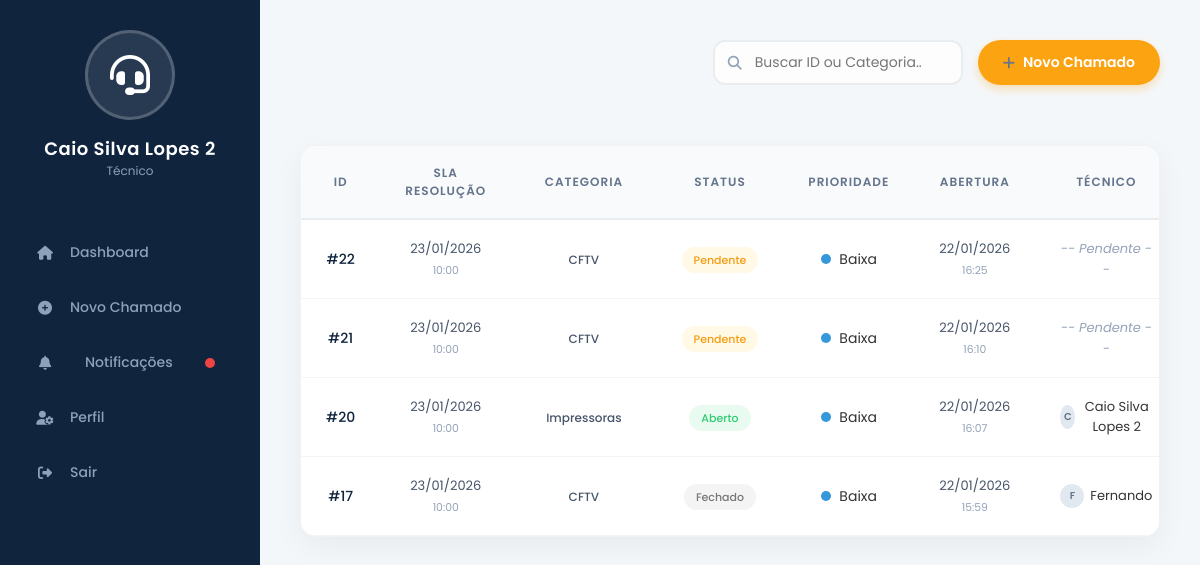
The page /meus-chamados/ (signed in) on the database its author committed.
### users/models.py (models this page shows, shortened)
class Account(AbstractUser):
    enterprise = models.ForeignKey(
        Enterprise,
        on_delete=models.PROTECT,
        related_name='accounts',
        verbose_name='Empresa',
        null=True,
        blank=True
    )
    IS_TECH_CHOICES = (
        (False, 'Usuário'),
        (True, 'Técnico'),
    )
    is_technician = models.BooleanField(
        default=False,
        verbose_name="É técnico?",
        choices=IS_TECH_CHOICES
    )
    display_name = models.CharField(max_length=200, verbose_name="Nome Completo", blank=True)
    email_confirmed = models.BooleanField(default=False, verbose_name="Email Confirmado")

### tickets/models.py (models this page shows, shortened)
class Tickets (models.Model):
    STATUS_CHOICES = [
        ('SEM', 'Sem atendimento'),
        ('ABE', 'Aberto'),
        ('FEC', 'Fechado'),
    ]
    PRIORITY_CHOICES =[
        ('DEF','desconhecido'),
        ('BAX','Baixa'),
        ('MED','Média'),
        ('ALT','Alta'),
        ('URG','Urgente'),
        ]
    id = models.AutoField(primary_key=True)
    category = models.ForeignKey(Category, on_delete=models.PROTECT,related_name='Categoria')
    opened_by=models.ForeignKey(settings.AUTH_USER_MODEL, on_delete=models.PROTECT,related_name='tickets_opened')
    attributed_to=models.ForeignKey(settings.AUTH_USER_MODEL, on_delete=models.PROTECT,related_name='tickets_assigned', blank=True, null=True)
    description = models.CharField(max_length=400, blank=False, null=False)
    status = models.CharField(max_length=3, choices=STATUS_CHOICES, default='SEM')
    priority = models.CharField(max_length=3, choices=PRIORITY_CHOICES, default='DEF')
    opening_date = models.DateTimeField(auto_now_add=True)
    updated_date = models.DateTimeField(auto_now=True)
    closing_date = models.DateTimeField(null=True, blank=True)
    attachment = models.ImageField(upload_to='attachment/', null=True, blank=True)
    sla_response_due_at = models.DateTimeField(null=True, blank=True, verbose_name="SLA response")
    sla_resolution_due_at = models.DateTimeField(null=True, blank=True, verbose_name="SLA resolution")

class Category(models.Model):
    id = models.AutoField(primary_key=True)
    name = models.CharField(max_length=50, blank=False, null=False)
    description = models.CharField(max_length=400, blank=True, null=True)
    def __str__(self):
        return self.name

### tickets/views.py (the view)
# urls.py: path('meus-chamados/', meus_chamados, name='meus_chamados'),
@login_required
def meus_chamados(request):
    chamados = Tickets.objects.filter(opened_by=request.user).order_by('-opening_date')
    query = request.GET.get('q')
    if query:
        chamados = chamados.filter(
            Q(id__icontains=query) |
            Q(description__icontains=query) |
            Q(category__name__icontains=query)
        )
    total_tickets = chamados.count()
    open_tickets = chamados.filter(status='ABE').count()
    resolved_tickets = chamados.filter(status='FEC').count()
    pending_tickets = chamados.filter(status='SEM').count()
    context = {
        'chamados': chamados, # List for the table
        'client': request.user,
        'Chamados_totais': total_tickets,
        'chamados_abertos_count': open_tickets,
        'chamados_resolvidos_count': resolved_tickets,
        'chamados_pendentes_count': pending_tickets,
        'query': query,
    }
    return render(request, 'my_tickets.html', context)

### tickets/templates/my_tickets.html (shortened to what this page needs)
{% load static %}
<!DOCTYPE html>
<html lang="pt-br">
<head>
    <link rel="stylesheet" href="https://cdnjs.cloudflare.com/ajax/libs/font-awesome/6.4.0/css/all.min.css">
    <link rel="stylesheet" href="{% static 'css/global.css' %}?v=2">
    <link rel="stylesheet" href="{% static 'css/components.css' %}?v=2">
    <link rel="stylesheet" href="{% static 'css/dashboard.css' %}?v=7">
</head>
<body>
    {% include 'partials/sidebar.html' %}
    <main class="main-content">
        <header>
            <div class="header-actions">
                <form method="GET" action="." style="margin: 0;">
                    <div class="input-wrapper" style="width: 250px; position: relative;">
                        <input type="text" name="q" class="form-control" placeholder="Buscar ID ou Categoria.."
                            value="{{ query|default:'' }}"
                            style="padding: 10px 15px 10px 40px; font-size: 14px; height: 45px;">
                    </div>
                </form>
                <a href="{% url 'novo_ticket' %}" class="btn-submit"
                    style="text-decoration: none; padding: 10px 25px; font-size: 14px; height: 45px; display: flex; align-items: center; gap: 8px;">
                    <i class="fa-solid fa-plus"></i> <span class="btn-text">Novo Chamado</span>
                </a>
            </div>
        </header>
        {% if chamados %}
        <div class="card" style="padding: 0; overflow: hidden; border: 1px solid rgba(0,0,0,0.05);">
            <div class="table-responsive">
                <table style="margin-top: 0; box-shadow: none; border-radius: 0;">
                    <thead style="background: #f8fafc; border-bottom: 2px solid #eaedf0;">
                        <tr>
                            <th style="color: #64748b; font-weight: 600; background: transparent;">ID</th>
                            <th style="color: #64748b; font-weight: 600; background: transparent;">SLA Resolução</th>
                            <th style="color: #64748b; font-weight: 600; background: transparent;">Categoria</th>
                            <th style="color: #64748b; font-weight: 600; background: transparent;">Status</th>
                            <th style="color: #64748b; font-weight: 600; background: transparent;">Prioridade</th>
                            <th style="color: #64748b; font-weight: 600; background: transparent;">Abertura</th>
                            <th style="color: #64748b; font-weight: 600; background: transparent;">Técnico</th>
                        </tr>
                    </thead>
                    <tbody>
                        {% for ticket in chamados %}
                        <tr style="border-bottom: 1px solid #f1f5f9;">
                            <td style="font-weight: 500; color: var(--primary-color);">#{{ ticket.id }}</td>
                            <td>
                                {% if ticket.sla_resolution_due_at %}
                                <span style="font-size: 13px; color: #475569;">
                                    {{ ticket.sla_resolution_due_at|date:"d/m/Y" }}
                                    <small style="color: #94a3b8;">{{ ticket.sla_resolution_due_at|date:"H:i" }}</small>
                                </span>
                                {% else %}
                                <span style="color: #cbd5e1;">-</span>
                                {% endif %}
                            </td>
                            <td><span
                                    style="padding: 4px 10px; border-radius: 6px; font-size: 12px; font-weight: 500; color: #475569;">
                                    {{ticket.category }}</span></td>
                            <td>
                                {% if ticket.status == 'ABE' %}
                                <span class="badge badge-open">Aberto</span>
                                {% elif ticket.status == 'FEC' %}
                                <span class="badge badge-closed">Fechado</span>
                                {% else %}
                                <span class="badge badge-pending">Pendente</span>
                                {% endif %}
                            </td>
                            <td>
                                {% if ticket.priority == 'URG' or ticket.priority == 'ALT' %}
                                <span class="priority-dot priority-high"></span> {{ ticket.get_priority_display }}
                                {% elif ticket.priority == 'MED' %}
                                <span class="priority-dot priority-med"></span> {{ ticket.get_priority_display }}
                                {% elif ticket.priority == 'BAX' %}
                                <span class="priority-dot priority-low"></span> {{ ticket.get_priority_display }}
                                {% else %}
                                <span class="priority-dot" style="background: #cbd5e1;"></span> {{
                                ticket.get_priority_display }}
                                {% endif %}
                            </td>
                            <td>
                                <span style="font-size: 13px; color: #475569;">
                                    {{ ticket.opening_date|date:"d/m/Y" }}
                                    <small style="color: #94a3b8;">{{ ticket.opening_date|date:"H:i" }}</small>
                                </span>
                            </td>
                            <td>
                                {% if ticket.attributed_to %}
                                <div style="display: flex; align-items: center; justify-content: center; gap: 6px;">
                                    <div
                                        style="width: 24px; height: 24px; background: #e2e8f0; border-radius: 50%; display: flex; align-items: center; justify-content: center; font-size: 10px; color: #64748b; font-weight: 600;">
                                        {{ticket.attributed_to.display_name|default:ticket.attributed_to.username|slice:":1"|upper}}
                                    </div>
                                    <span
                                        style="font-size: 13px;">{{ticket.attributed_to.display_name|default:ticket.attributed_to.username}}</span>
                                </div>
                                {% else %}
                                <span style="color: #94a3b8; font-style: italic; font-size: 13px;">-- Pendente --</span>
                                {% endif %}
                            </td>
                        </tr>
                        {% endfor %}
                    </tbody>
                </table>
            </div>
        </div>
        {% endif %}
    </main>
</body>
</html>

### users/templates/partials/sidebar.html (shortened to what this page needs)
<aside class="sidebar">
    <div class="profile-section">
        <div class="profile-img">
            {% if request.user.is_technician %}
            <i class="fa-solid fa-headset"></i>
            {% else %}
            <i class="fa-solid fa-user"></i>
            {% endif %}
        </div>
        <div class="profile-name">
            {{ request.user.display_name|default:request.user.username }}
        </div>
        {% if request.user.is_technician %}
        <div style="font-size: 12px; color: #8da1b9;">Técnico</div>
        {% endif %}
    </div>
    <ul class="nav-menu">
        {% if request.user.is_technician %}
        <li><a href="{% url 'dashboard_technical' %}"
                class="{% if request.resolver_match.url_name == 'dashboard_technical' %}active{% endif %}"><i
                    class="fa-solid fa-house"></i> <span>Dashboard</span></a></li>
        <li><a href="{% url 'novo_ticket' %}"
                class="{% if request.resolver_match.url_name == 'novo_ticket' %}active{% endif %}"><i
                    class="fa-solid fa-plus-circle"></i> <span>Novo Chamado</span></a></li>
        <li><a href="{% url 'notifications' %}"
                class="{% if request.resolver_match.url_name == 'notifications' %}active{% endif %}"
                style="display: flex; align-items: center; justify-content: space-between;">
                <div style="display: flex; align-items: center; gap: 15px;">
                    <i class="fa-solid fa-bell"></i> <span>Notificações</span>
                </div>
                {% if has_unread_notifications %}
                <span
                    style="background: #ef4444; width: 10px; height: 10px; border-radius: 50%; display: inline-block; margin-right: 10px;"></span>
                {% endif %}
            </a></li>
        <li><a href="{% url 'perfil' %}"
                class="{% if request.resolver_match.url_name == 'perfil' %}active{% endif %}"><i
                    class="fa-solid fa-user-gear"></i> <span>Perfil</span></a></li>
        {% endif %}
        <li><a href="{% url 'logout_client' %}"><i class="fa-solid fa-right-from-bracket"></i> <span>Sair</span></a>
        </li>
    </ul>
</aside>

### rows shown on the page
Account: user.display_name "Caio Silva Lopes 2"
Tickets: id "22", sla_resolution_due_at "23/01/2026", sla_resolution_due_at "10:00", category "CFTV", status "Pendente", priority "Baixa", opening_date "22/01/2026", opening_date "16:25", shows "-- Pendente --"
Tickets: id "21", sla_resolution_due_at "23/01/2026", sla_resolution_due_at "10:00", category "CFTV", status "Pendente", priority "Baixa", opening_date "22/01/2026", opening_date "16:10", shows "-- Pendente --"
Tickets: id "20", sla_resolution_due_at "23/01/2026", sla_resolution_due_at "10:00", category "Impressoras", status "Aberto", priority "Baixa", opening_date "22/01/2026", opening_date "16:07", attributed_to.display_name "C", attributed_to.display_name "Caio Silva Lopes 2"
Tickets: id "17", sla_resolution_due_at "23/01/2026", sla_resolution_due_at "10:00", category "CFTV", status "Fechado", priority "Baixa", opening_date "22/01/2026", opening_date "15:59", attributed_to.display_name "F", attributed_to.display_name "Fernando"
